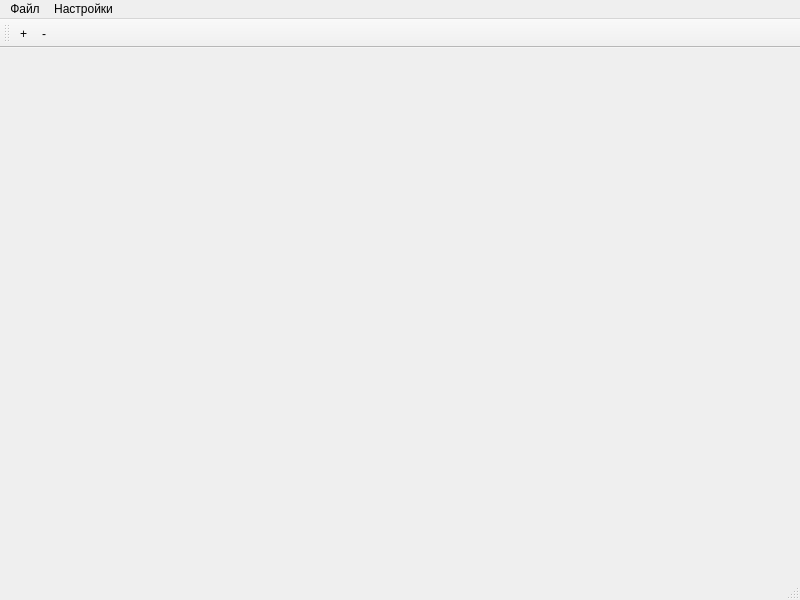
<?xml version="1.0" encoding="UTF-8"?>
<ui version="4.0">
 <class>MainWindow</class>
 <widget class="QMainWindow" name="MainWindow">
  <property name="geometry">
   <rect>
    <x>0</x>
    <y>0</y>
    <width>800</width>
    <height>600</height>
   </rect>
  </property>
  <property name="windowTitle">
   <string>MainWindow</string>
  </property>
  <widget class="QWidget" name="centralwidget"/>
  <widget class="QMenuBar" name="menubar">
   <property name="geometry">
    <rect>
     <x>0</x>
     <y>0</y>
     <width>800</width>
     <height>26</height>
    </rect>
   </property>
   <widget class="QMenu" name="menu">
    <property name="title">
     <string>Файл</string>
    </property>
    <addaction name="action_3"/>
    <addaction name="action"/>
    <addaction name="action_2"/>
   </widget>
   <widget class="QMenu" name="menu_2">
    <property name="title">
     <string>Настройки</string>
    </property>
    <widget class="QMenu" name="menu_3">
     <property name="title">
      <string>Параметры</string>
     </property>
     <addaction name="action_5"/>
     <addaction name="action_6"/>
    </widget>
    <addaction name="menu_3"/>
    <addaction name="separator"/>
   </widget>
   <addaction name="menu"/>
   <addaction name="menu_2"/>
  </widget>
  <widget class="QStatusBar" name="statusbar"/>
  <widget class="QToolBar" name="toolBar">
   <property name="windowTitle">
    <string>toolBar</string>
   </property>
   <attribute name="toolBarArea">
    <enum>TopToolBarArea</enum>
   </attribute>
   <attribute name="toolBarBreak">
    <bool>true</bool>
   </attribute>
   <addaction name="action_8"/>
   <addaction name="action_9"/>
  </widget>
  <action name="action">
   <property name="text">
    <string>Сохранить</string>
   </property>
  </action>
  <action name="action_2">
   <property name="text">
    <string>Сохранить как...</string>
   </property>
  </action>
  <action name="action_3">
   <property name="text">
    <string>Открыть</string>
   </property>
  </action>
  <action name="action_5">
   <property name="text">
    <string>Окна</string>
   </property>
  </action>
  <action name="action_6">
   <property name="text">
    <string>Текста</string>
   </property>
  </action>
  <action name="action_8">
   <property name="text">
    <string>+</string>
   </property>
   <property name="toolTip">
    <string>плюс</string>
   </property>
  </action>
  <action name="action_9">
   <property name="text">
    <string>-</string>
   </property>
   <property name="toolTip">
    <string>минус</string>
   </property>
  </action>
 </widget>
 <resources/>
 <connections/>
</ui>
